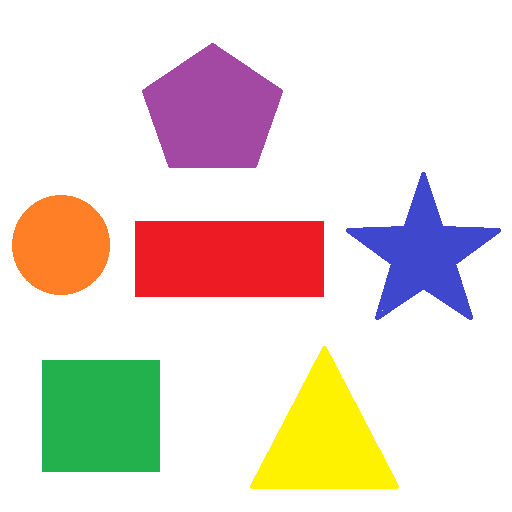
#> input picture Images/shapes.png, 512 x 512 px, found by its file name
$ python '27.Detect Simple Geometric Shapes using OpenCV.py'
#> lines starting #> are read from the running program, lines starting #| are printed output that depends on the picture; after the words box and inside, x2 and y2 are one past the last pixel; in counts of white or black regions, pixels touching at a corner belong together; long printed decimals are rounded
import numpy as np
import cv2
img = cv2.imread('shapes.png')
#> img is the input picture: shape (512, 512, 3); mean B, G, R 210.9, 219.7, 232.2
imggray=cv2.cvtColor(img,cv2.COLOR_BGR2GRAY)
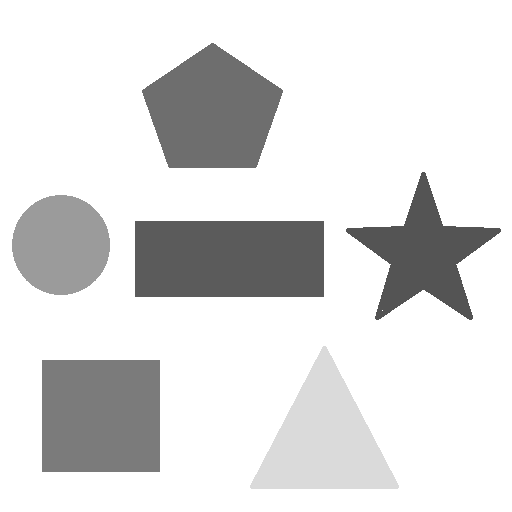
#> imggray: shape (512, 512); min 84, max 255, mean 222.4

_,thresh = cv2.threshold(imggray,240,255,cv2.THRESH_BINARY)
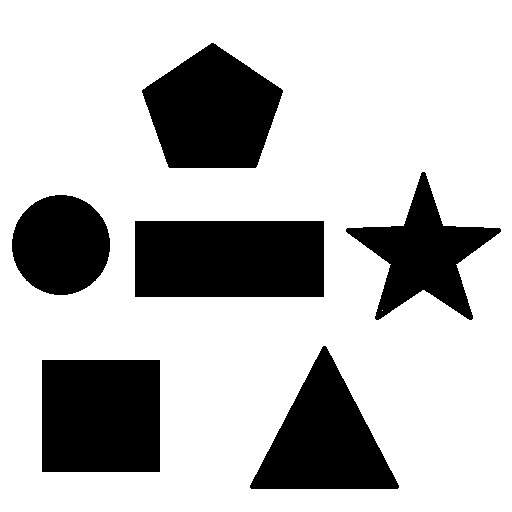
#> thresh: shape (512, 512); 74.3% white; 6 black regions
contours,_ =cv2.findContours(thresh,cv2.RETR_TREE, cv2.CHAIN_APPROX_NONE)
#> contours = 8 contours, 1 with area under 20; largest, box (x1, y1, x2, y2) and area: (0, 0, 512, 512) 261121, (134, 220, 325, 298) 14628, (41, 359, 161, 473) 13445, (141, 42, 284, 169) 12492, (249, 345, 400, 490) 11308, (345, 171, 502, 321) 9000, (11, 194, 111, 296) 7822
for contour in contours:
    approx = cv2.approxPolyDP(contour, 0.01*cv2.arcLength(contour,True),True)
    cv2.drawContours(img, [approx], 0,(255,0,0),5)
    x = approx.ravel()[0]
    y = approx.ravel()[1] - 15
    if len(approx) == 3:
        cv2.putText(img,'Traingle',(x,y),cv2.FONT_HERSHEY_COMPLEX,0.5,(0,255,200))
    elif len(approx) == 4:
        x1,y1,w,h = cv2.boundingRect(approx)
        aspectRatio = float(w)/h
        print(aspectRatio)
        if aspectRatio >= 0.90 and aspectRatio <= 1.1:
            cv2.putText(img,'Square',(x,y),cv2.FONT_HERSHEY_COMPLEX,0.5,(0,255,200))
        else:
            cv2.putText(img,'Rectangle',(x,y),cv2.FONT_HERSHEY_COMPLEX,0.5,(0,255,200))
    elif len(approx) == 5:
        cv2.putText(img,'Pentagon',(x,y),cv2.FONT_HERSHEY_COMPLEX,0.5,(0,255,200))
    elif len(approx) == 10:
        cv2.putText(img,'STAR',(x,y),cv2.FONT_HERSHEY_COMPLEX,0.5,(0,255,200))
    else:
        cv2.putText(img,'Circle',(x,y),cv2.FONT_HERSHEY_COMPLEX,0.5,(0,255,200))
#> this loop made 8 passes
#> (approx, x, y, x1, y1, w, h, aspectRatio) on passes 1, 2, 4: ([[0, 0], [0, 511], [511, 511], [511, 0]], 0, -15, 0, 0, 512, 512, 1), ([[41, 360], [159, 359], [160, 471], [42, 472]], 41, 345, 41, 359, 120, 114, 1.05), ([[134, 221], [323, 220], [324, 296], [135, 297]], 134, 206, 134, 220, 191, 78, 2.45)
#> (x, y) on passes 5, 6, 8: (55, 179), (422, 156), (141, 75)
#| 1.0
#| 1.053
#| 2.449
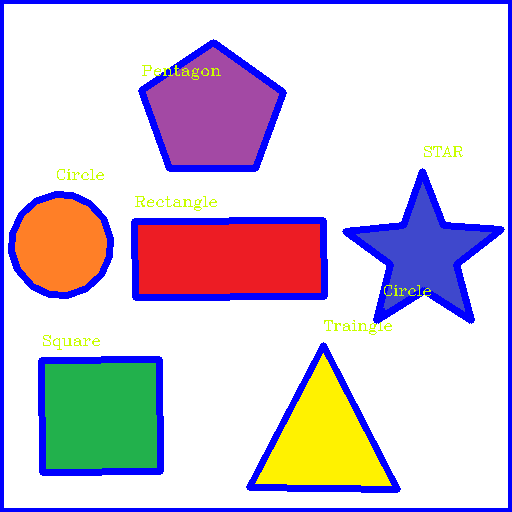
#> img: shape (512, 512, 3); 10.83% of pixels changed, all inside (x1, y1, x2, y2) = (0, 0, 512, 512)

cv2.imshow('Shapes',img)

cv2.waitKey(0)
cv2.destroyAllWindows()

$ run again, with Images/chessboard_img.png copied over Images/shapes.png
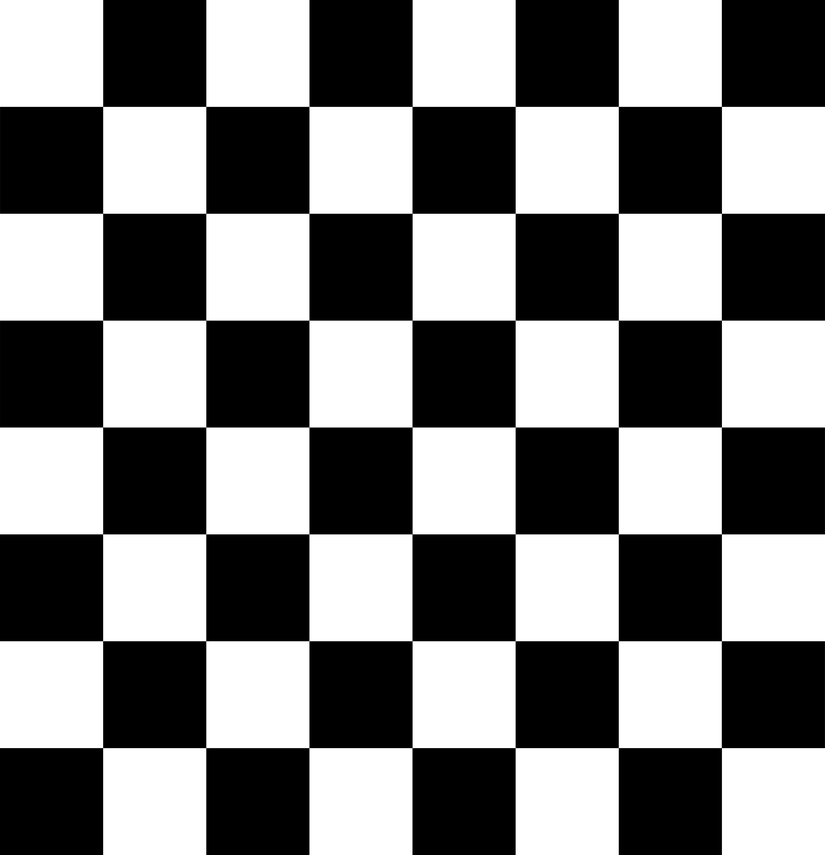
#> input picture Images/chessboard_img.png, 825 x 855 px, shrunk from 3595 x 3723 before the run, found by its file name
#> img is the input picture: shape (855, 825, 3); min 0, max 255, mean 127.5
#> `_,thresh = cv2.threshold(imggray,240,255,cv2.THRESH_BINARY)`:
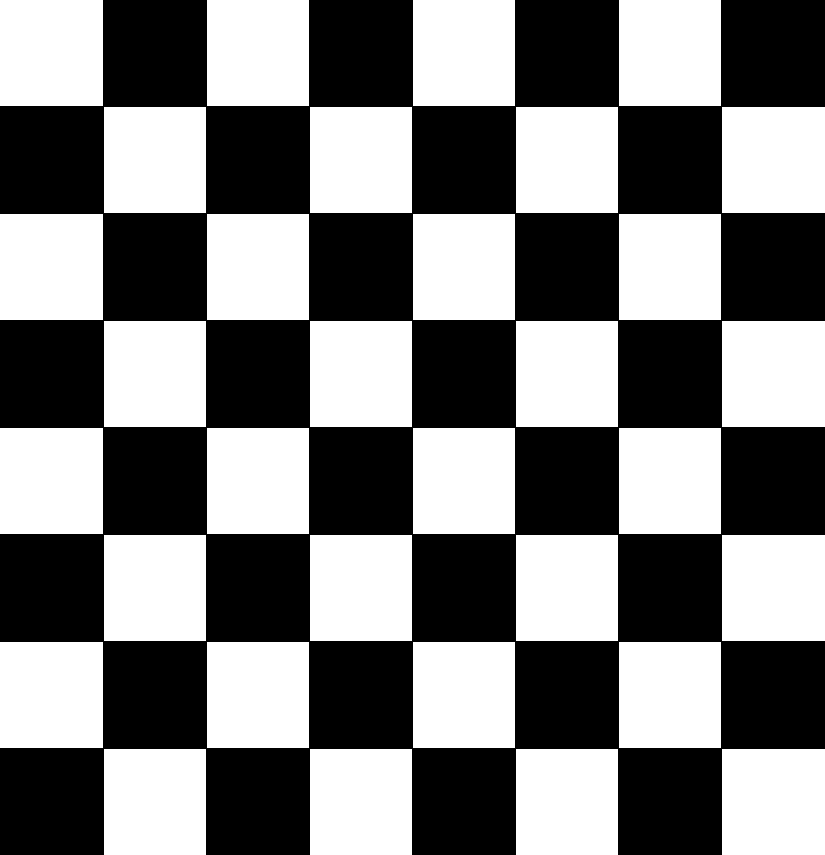
#> thresh: shape (855, 825); 49.2% white; 32 white regions
#> contours = 32 contours; largest, box (x1, y1, x2, y2) and area: (722, 749, 825, 855) 10710, (0, 642, 103, 748) 10710, (722, 535, 825, 641) 10710, (0, 428, 103, 534) 10710, (722, 321, 825, 427) 10710
#> the loop `for contour in contours:` made 32 passes
#> (approx, x, y, x1, y1, w, aspectRatio) on passes 1 to 5: ([[722, 749], [722, 854], [824, 854], [824, 749]], 722, 734, 722, 749, 103, 0.972), ([[516, 749], [516, 854], [617, 854], [617, 749]], 516, 734, 516, 749, 102, 0.962), ([[310, 749], [310, 854], [411, 854], [411, 749]], 310, 734, 310, 749, 102, 0.962), ([[104, 749], [104, 854], [205, 854], [205, 749]], 104, 734, 104, 749, 102, 0.962), ([[619, 642], [619, 747], [720, 747], [720, 642]], 619, 627, 619, 642, 102, 0.962)
#> (printed output is left out)
#> after the loop `for contour in contours:`:
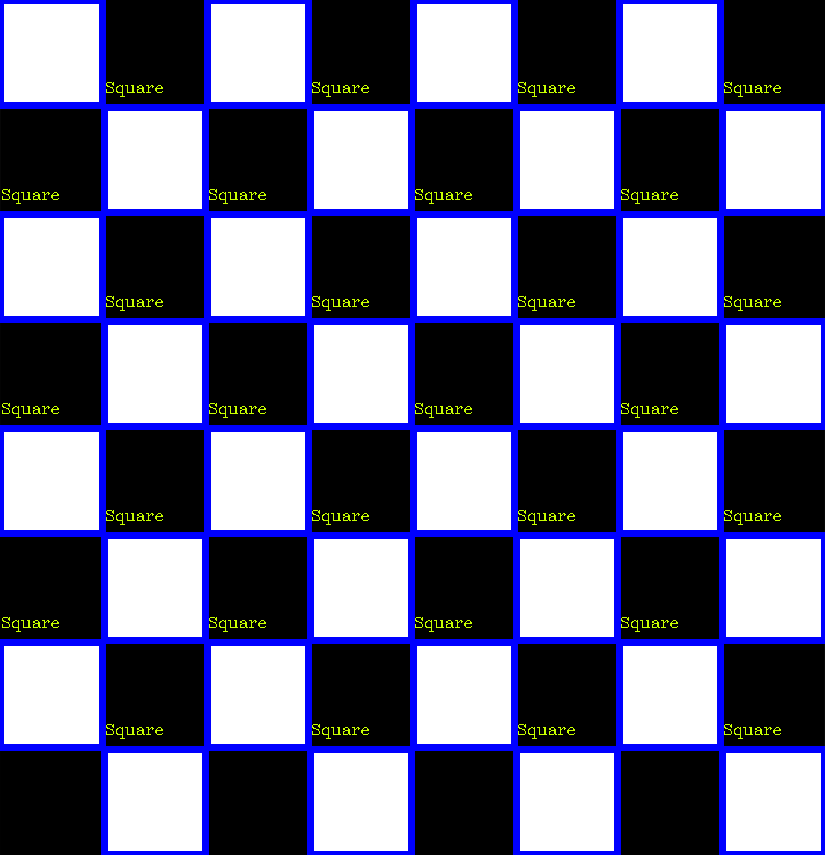
#> img: shape (855, 825, 3); 12.89% of pixels changed, all inside (x1, y1, x2, y2) = (0, 0, 825, 855)
